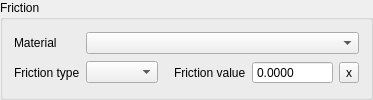
            <widget class="QGroupBox" name="grp_friction">
             <property name="title">
              <string>Friction</string>
             </property>
             <layout class="QGridLayout" name="gridLayout_24">
              <item row="0" column="1" colspan="4">
               <widget class="QComboBox" name="material_id"/>
              </item>
              <item row="0" column="0">
               <widget class="QLabel" name="label_45">
                <property name="locale">
                 <locale language="English" country="UnitedStates"/>
                </property>
                <property name="inputMethodHints">
                 <set>Qt::ImhNone</set>
                </property>
                <property name="text">
                 <string>Material</string>
                </property>
                <property name="alignment">
                 <set>Qt::AlignLeading|Qt::AlignLeft|Qt::AlignVCenter</set>
                </property>
                <property name="indent">
                 <number>-1</number>
                </property>
               </widget>
              </item>
              <item row="1" column="0">
               <widget class="QLabel" name="label_46">
                <property name="locale">
                 <locale language="English" country="UnitedStates"/>
                </property>
                <property name="inputMethodHints">
                 <set>Qt::ImhNone</set>
                </property>
                <property name="text">
                 <string>Friction type</string>
                </property>
                <property name="alignment">
                 <set>Qt::AlignLeading|Qt::AlignLeft|Qt::AlignVCenter</set>
                </property>
                <property name="indent">
                 <number>-1</number>
                </property>
               </widget>
              </item>
              <item row="1" column="1">
               <widget class="QComboBox" name="friction_type">
                <property name="toolTip">
                 <string>Specifying friction type overrides the material properties.</string>
                </property>
                <property name="locale">
                 <locale language="English" country="UnitedStates"/>
                </property>
                <property name="inputMethodHints">
                 <set>Qt::ImhNone</set>
                </property>
               </widget>
              </item>
              <item row="1" column="3">
               <widget class="QDoubleSpinBox" name="friction_value">
                <property name="sizePolicy">
                 <sizepolicy hsizetype="Preferred" vsizetype="Fixed">
                  <horstretch>0</horstretch>
                  <verstretch>0</verstretch>
                 </sizepolicy>
                </property>
                <property name="toolTip">
                 <string>Specifying friction value overrides the material properties.</string>
                </property>
                <property name="locale">
                 <locale language="English" country="UnitedStates"/>
                </property>
                <property name="inputMethodHints">
                 <set>Qt::ImhNone</set>
                </property>
                <property name="buttonSymbols">
                 <enum>QAbstractSpinBox::NoButtons</enum>
                </property>
                <property name="decimals">
                 <number>4</number>
                </property>
                <property name="maximum">
                 <double>1000000.000000000000000</double>
                </property>
                <property name="showClearButton" stdset="0">
                 <bool>true</bool>
                </property>
                <property name="clearValue" stdset="0">
                 <bool>true</bool>
                </property>
                <property name="expressionsEnabled" stdset="0">
                 <bool>true</bool>
                </property>
               </widget>
              </item>
              <item row="1" column="2">
               <widget class="QLabel" name="label_47">
                <property name="locale">
                 <locale language="English" country="UnitedStates"/>
                </property>
                <property name="inputMethodHints">
                 <set>Qt::ImhNone</set>
                </property>
                <property name="text">
                 <string>Friction value</string>
                </property>
                <property name="alignment">
                 <set>Qt::AlignLeading|Qt::AlignLeft|Qt::AlignVCenter</set>
                </property>
                <property name="margin">
                 <number>0</number>
                </property>
                <property name="indent">
                 <number>10</number>
                </property>
               </widget>
              </item>
              <item row="1" column="4">
               <widget class="QToolButton" name="friction_value_clear">
                <property name="text">
                 <string>x</string>
                </property>
               </widget>
              </item>
             </layout>
            </widget>
